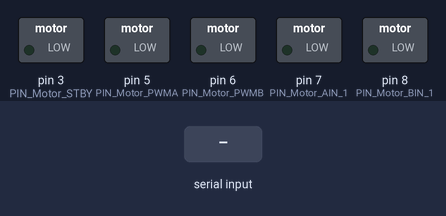
The sketch below on a simulated Arduino Uno, built with avr-gcc and run on an emulated ATmega328P. Shown: switched loads named in the sketch (green lamp = pin HIGH). The inputs (shaded band) are chosen by the test bench.

Above: at 1.2 s.
1.3 s: "FORWARD\n" received over Serial
At 2.1 s:
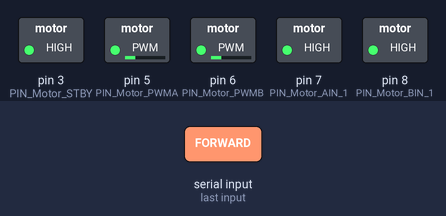
2.8 s: "BACKWARD\n" received over Serial
At 3.2 s:
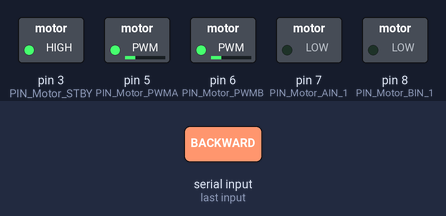
4.3 s: "LEFT\n" received over Serial
At 5.5 s:
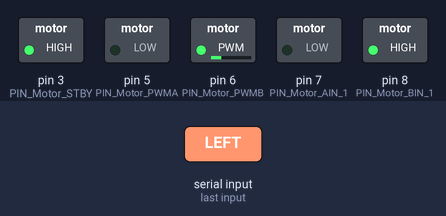
5.8 s: "RIGHT\n" received over Serial
At 6.7 s:
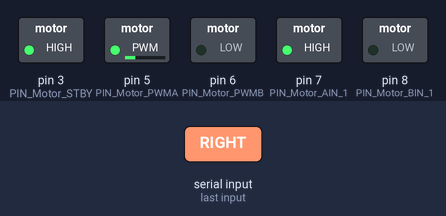
7.3 s: "STOP\n" received over Serial
At 7.8 s:
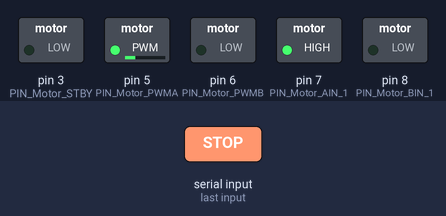
Timing chart, 0 to 9.8 s (numbered marks = the images above; inputs shaded):
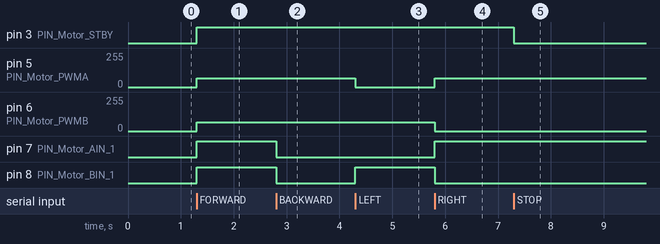

Measured:
- after the input at 1.3 s, pin 3 (PIN_Motor_STBY), pin 7 (PIN_Motor_AIN_1), pin 8 (PIN_Motor_BIN_1): LOW → HIGH at once; pin 5 (PIN_Motor_PWMA), pin 6 (PIN_Motor_PWMB): 0/255 → 65/255 at once
- after the input at 2.8 s, pin 7 (PIN_Motor_AIN_1), pin 8 (PIN_Motor_BIN_1): HIGH → LOW at once
- after the input at 4.3 s, pin 5 (PIN_Motor_PWMA): 65/255 → 0/255 at once; pin 8 (PIN_Motor_BIN_1): LOW → HIGH at once
- after the input at 5.8 s, pin 5 (PIN_Motor_PWMA): 0/255 → 65/255 at once; pin 6 (PIN_Motor_PWMB): 65/255 → 0/255 at once; pin 7 (PIN_Motor_AIN_1): LOW → HIGH at once; pin 8 (PIN_Motor_BIN_1): HIGH → LOW at once
- after the input at 7.3 s, pin 3 (PIN_Motor_STBY): HIGH → LOW at once

The sketch:

Arduino_Controls.ino
```cpp
#include <Arduino.h>

#define PIN_Motor_PWMA 5
#define PIN_Motor_PWMB 6
#define PIN_Motor_BIN_1 8
#define PIN_Motor_AIN_1 7
#define PIN_Motor_STBY 3

bool isAutonomousMode = false; // Flag to track autonomous mode status

void setup() {
    Serial.begin(115200); // Start serial communication
    pinMode(PIN_Motor_PWMA, OUTPUT);
    pinMode(PIN_Motor_PWMB, OUTPUT);
    pinMode(PIN_Motor_AIN_1, OUTPUT);
    pinMode(PIN_Motor_BIN_1, OUTPUT);
    pinMode(PIN_Motor_STBY, OUTPUT);
    digitalWrite(PIN_Motor_STBY, LOW); // Initially keep motors off
}

void loop() {
    if (Serial.available()) {
        String command = Serial.readStringUntil('\n'); // Read until newline
        command.trim(); // Trim whitespace

        if (command == "FORWARD") {
            moveForward();
        } else if (command == "BACKWARD") {
            moveBackward();
        } else if (command == "LEFT") {
            turnLeft();
        } else if (command == "RIGHT") {
            turnRight();
        } else if (command == "STOP") {
            stopMotors();
            isAutonomousMode = false;
        }
    }
}

void moveForward() {
    digitalWrite(PIN_Motor_STBY, HIGH);
    digitalWrite(PIN_Motor_AIN_1, HIGH);
    analogWrite(PIN_Motor_PWMA, 65); // 255 is full speed
    digitalWrite(PIN_Motor_BIN_1, HIGH);
    analogWrite(PIN_Motor_PWMB, 65);
}

void moveBackward() {
    digitalWrite(PIN_Motor_STBY, HIGH);
    digitalWrite(PIN_Motor_AIN_1, LOW);
    analogWrite(PIN_Motor_PWMA, 65);
    digitalWrite(PIN_Motor_BIN_1, LOW);
    analogWrite(PIN_Motor_PWMB, 65);
}

void turnLeft() {
    digitalWrite(PIN_Motor_STBY, HIGH);
    digitalWrite(PIN_Motor_AIN_1, LOW);
    analogWrite(PIN_Motor_PWMA, 0);
    digitalWrite(PIN_Motor_BIN_1, HIGH);
    analogWrite(PIN_Motor_PWMB, 65);
}

void turnRight() {
    digitalWrite(PIN_Motor_STBY, HIGH);
    digitalWrite(PIN_Motor_AIN_1, HIGH);
    analogWrite(PIN_Motor_PWMA, 65);
    digitalWrite(PIN_Motor_BIN_1, LOW);
    analogWrite(PIN_Motor_PWMB, 0);
}

void stopMotors() {
    digitalWrite(PIN_Motor_STBY, LOW); // Disable motors
}
```
